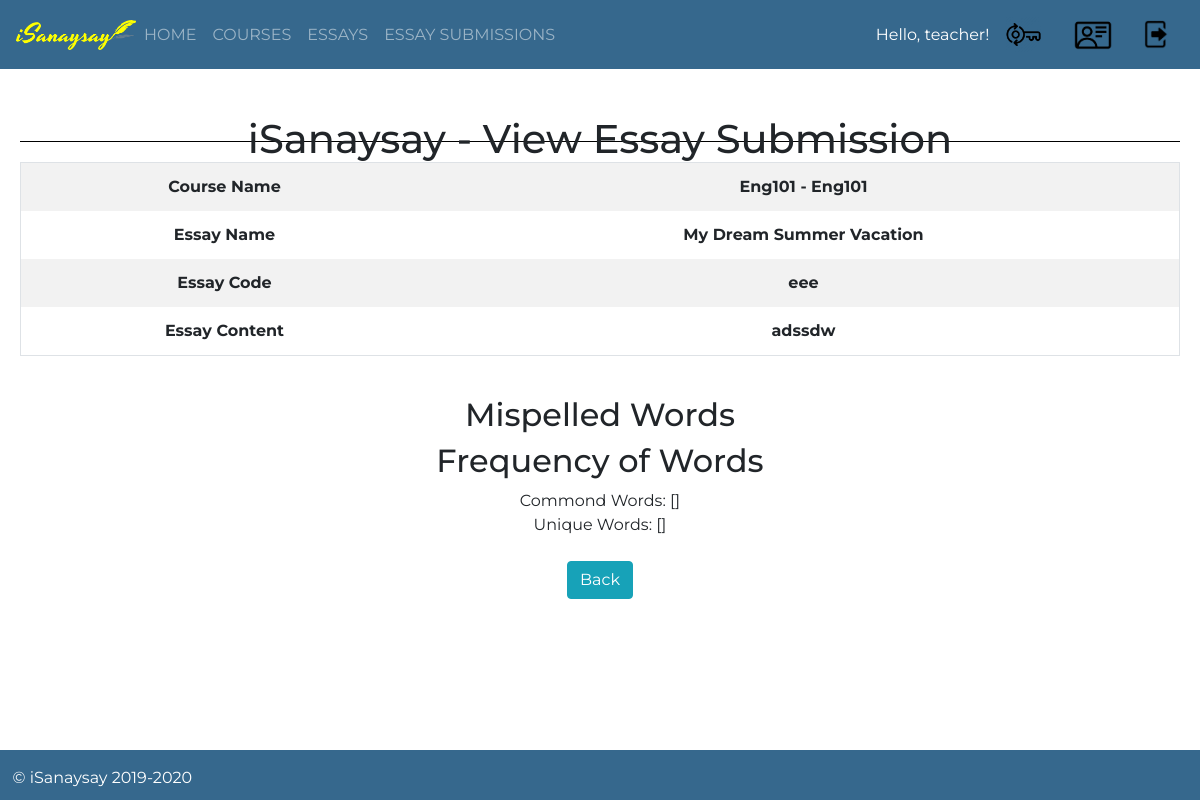
/isanaysay/view_essay_submission/57 (signed in), run on the app's committed database.
### users/models.py (models this page shows, shortened)
class CustomUser(AbstractUser):
    pass
    isStudent_Choices = (
        ('S', 'Student'),
        ('T', 'Teacher'),
    )
    first_name = models.CharField(verbose_name="First Name", max_length=100, default="")
    middle_name = models.CharField(verbose_name="Middle Name", max_length=100, default="")
    last_name = models.CharField(verbose_name="Last Name", max_length=100, default="")
    email_address = models.CharField(verbose_name="Email Address", max_length=100, default="some@email.com")
    id_number = models.CharField(verbose_name="ID Number", max_length=50, default="")
    isStudent = models.CharField(max_length=1,choices=isStudent_Choices, default='S', verbose_name="Student or Teacher")

class EssaySubmission(models.Model):
    pass
    isChecked_Choices = (
        ('Y', 'Yes'),
        ('N', 'No'),
    )
    essay = models.ForeignKey(Essay, verbose_name="Essay", on_delete = models.CASCADE)
    student = models.ForeignKey(CustomUser, verbose_name="Student", on_delete = models.CASCADE)
    content = models.CharField(verbose_name="Essay Content", max_length=3000)
    isChecked = models.CharField(max_length=1,choices=isChecked_Choices, default='N', verbose_name="Checked or Not Checked")
    submitted_date = models.DateTimeField(verbose_name="Essay Submission Date", auto_now_add=True)
    checked_date = models.DateTimeField(verbose_name="Essay Checked Date", auto_now_add=True)
    grammar_score = models.FloatField(verbose_name="Grammar Score", default=0)
    spelling_score = models.FloatField(verbose_name="Spelling Score", default=0)
    content_score = models.FloatField(verbose_name="Content Score", default=0)

class Essay(models.Model):
    course = models.ForeignKey(Course, verbose_name="Course", on_delete = models.CASCADE)
    name = models.CharField(verbose_name="Essay Name", max_length=300)
    essay_description = models.CharField(verbose_name="Essay Description", max_length=1500)
    essay_code = models.CharField(verbose_name="Essay Code", max_length=100)
    maximum_length = models.IntegerField(verbose_name="Maximum Length")
    start_date_time = models.DateTimeField(verbose_name="Essay Start Date and Time")
    end_date_time = models.DateTimeField(verbose_name="Essay End Date and Time")
    criteria_no_1 = models.FloatField(verbose_name="Grammar",default=0)
    criteria_no_2 = models.FloatField(verbose_name="Spelling",default=0)
    criteria_no_3 = models.FloatField(verbose_name="Content",default=0)
    words = models.CharField(verbose_name="Words",max_length=10000,default="")
    def __str__(self):
        return "%s" % self.name

class Course(models.Model):
    pass
    semester_Choices = (
        ('A', 'First Semester'),
        ('B', 'Second Semester'),
        ('C', 'Summer'),
    )
    shoolYear_Choices = (
        ('1', '2019-2020'),
        ('2', '2020-2021'),
        ('3', '2021-2022'),
    )
    name = models.CharField(verbose_name="Course Name", max_length=128)
    course_code = models.CharField(verbose_name="Course Code", max_length=128)
    course_description = models.CharField(verbose_name="Course Description", max_length=500)
    course_detail = models.CharField(verbose_name="Course Detail", max_length=100)
    course_unit = models.IntegerField(verbose_name="Course Units", default=3)
    course_semester = models.CharField(max_length=1,choices=semester_Choices, default='A', verbose_name="Semester")
    course_school_year = models.CharField(max_length=1,choices=shoolYear_Choices, default='20', verbose_name="School Year")
    start_date = models.DateField(verbose_name="Course Start Date")
    end_date = models.DateField(verbose_name="Course End Date")
    students = models.ManyToManyField(CustomUser, related_name='students_enrolled')
    teacher = models.ForeignKey(CustomUser, verbose_name="Teacher", on_delete = models.CASCADE)
    def __str__(self):
        return self.course_code + " - " + self.course_detail

### users/views.py (the view)
# urls.py: url(r'^view_essay_submission/(?P<essay_submission_id>\d+)$', view_essay_submission, name='view-essay-submission'),
def view_essay_submission(request,essay_submission_id):
    if request.user.is_authenticated:
        template = "view_essay_submission.html"
        essay_submission = EssaySubmission.objects.get(id=int(essay_submission_id))
        spell = SpellChecker()
        misspelled = spell.unknown(essay_submission.content.split())
        mispelled_list = []
        for word in misspelled:
            current_list = [word,spell.correction(word),spell.candidates(word)]
            mispelled_list.append(current_list)
        complete_text = essay_submission.content
        complete_doc = nlp(complete_text)
        words = [token.text for token in complete_doc
                if not token.is_stop and not token.is_punct]
        word_freq = Counter(words)
        common_words = word_freq.most_common(5)
        unique_words = [word for (word, freq) in word_freq.items() if freq == 1]
        context = {
            'essay_submission': essay_submission,
            'mispelled_list': mispelled_list,
            'common_words': common_words,
            'unique_words' : unique_words,
        }
        return render(request, template, context)
    else:
        return HttpResponseRedirect(reverse_lazy('index'))

### templates/view_essay_submission.html (shortened to what this page needs)
{% extends 'base.html' %}
{% block content %}
<p id="demo"></p>
	<div id="parent"><div id="child"><br/><br/>
		<h1>iSanaysay - View Essay Submission</h1>
			<table class="table table-bordered table-striped">
				<tbody>
					<tr>
						<th>Course Name</th>
						<th>{{ essay_submission.essay.course }}</th>
					</tr>
					<tr>
						<th>Essay Name</th>
						<th>{{ essay_submission.essay }}</th>
					</tr>
					<tr>
						<th>Essay Code</th>
						<th>{{ essay_submission.essay.essay_code }}</th>
					</tr>
					<tr>
						<th>Essay Content</th>
						<th>{{ essay_submission.content }}</th>
					</tr>
				</tbody>
			</table><br/>
			<h2> Mispelled Words</h2>
			<h2> Frequency of Words</h2>
			Commond Words: {{ common_words }}<br/>
			Unique Words: {{ unique_words }}<br/><br/>
		<a href="{% url 'view-essay-submissions' %}" class="btn btn-info">Back</a>
	</div></div>
{% endblock %}

### templates/base.html (shortened to what this page needs)
{% load static %}
<!DOCTYPE html>
<html>
<head>
    <link rel="stylesheet" href="https://stackpath.bootstrapcdn.com/bootstrap/4.3.1/css/bootstrap.min.css">
      {% if user.is_authenticated %}
  <nav class="sticky navbar navbar-expand-lg navbar-light" style="background-color:#36688D;border-color: black;">
  <img style="height:30px;width:120px;margin:auto;" src="{% static 'logo3.png' %}" alt="">
  <div class="collapse navbar-collapse" id="navbarNavDropdown">
    <ul class="navbar-nav">
      <li class="nav-item" id="home">
        <a class="nav-link" href="{% url 'home' %}">HOME</a>
      </li>
	{% if user.isStudent == "T" %}
      <li class="nav-item" id="navt1">
        <a class="nav-link" href="{% url 'view-courses' %}">COURSES</a>
      </li>
      <li class="nav-item" id="navt2">
        <a class="nav-link" href="{% url 'view-essays' %}">ESSAYS</a>
      </li>
      <li class="nav-item" id="navt3">
        <a class="nav-link" href="{% url 'view-essay-submissions-for-teacher' %}">ESSAY SUBMISSIONS</a>
      </li>
      {% endif %}
    </ul>
  </div>
  <span style="color:white;">Hello, {{user.first_name}}!</span>
        <a class="nav-link" href="{% url 'password-change' %}"><img style="height:37px;" src="{% static 'change_password.png' %}" alt="Change Password"></a>
        <a class="nav-link" href="{% url 'update-profile' user.id %}"><img style="height:30px;" src="{% static 'profile.png' %}" alt="Update Profile"></a>
        <a class="nav-link" href="{% url 'logout' %}"><img style="height:30px;" src="{% static 'logout.png' %}" alt="Logout"></a>
</nav>
{% else %}
 <nav class="sticky navbar navbar-expand-lg navbar-light" style="background-color:#36688D;border-color: black;"><img style="height:30px;width:120px;margin:auto;" src="{% static 'logo3.png' %}" alt=""></nav>
      {% endif %}
</head>
<body style="padding-top:39px; padding-bottom:50px;">
  <main >
    {% block content %}
    {% endblock %}
  </main>
</body>
  <footer >
    <div style="
    height: 50px;
    margin-top: 100px;
    padding-top: 16px;
    background-color: #36688D;
    color: white;
    position: fixed;
    right: 0;
    bottom: 0;
    left: 0;
">
  <p style="margin-bottom:0px;">&nbsp;&nbsp;&nbsp;© iSanaysay 2019-2020</p>
    </div>
</footer>
</html>

### templates/base.html (style rules this page uses)
h1 { width: 100%; text-align: center; border-bottom: 1px solid #000; line-height: 0.1em; margin: 10px 0 20px; }
body { font-family: 'Montserrat'; }
.sticky { position: fixed; top: 0; width: 100%; z-index: 300; }
.table-bordered td, .table-bordered th { border:0; }
.navbar-light .navbar-nav .nav-link { color: rgba(255,255,255,.5); }
#parent { display: table; width: 100%; }
#child { display: table-cell; text-align: center; vertical-align: middle; padding-left:20px; padding-right:20px; }

### data on the page
CustomUser: first_name "teacher"
EssaySubmission: essay.course "Eng101 - Eng101", essay "My Dream Summer Vacation", essay.essay_code "eee", content "adssdw"

### other printed values
{{ common_words }} "[]"
{{ unique_words }} "[]"
